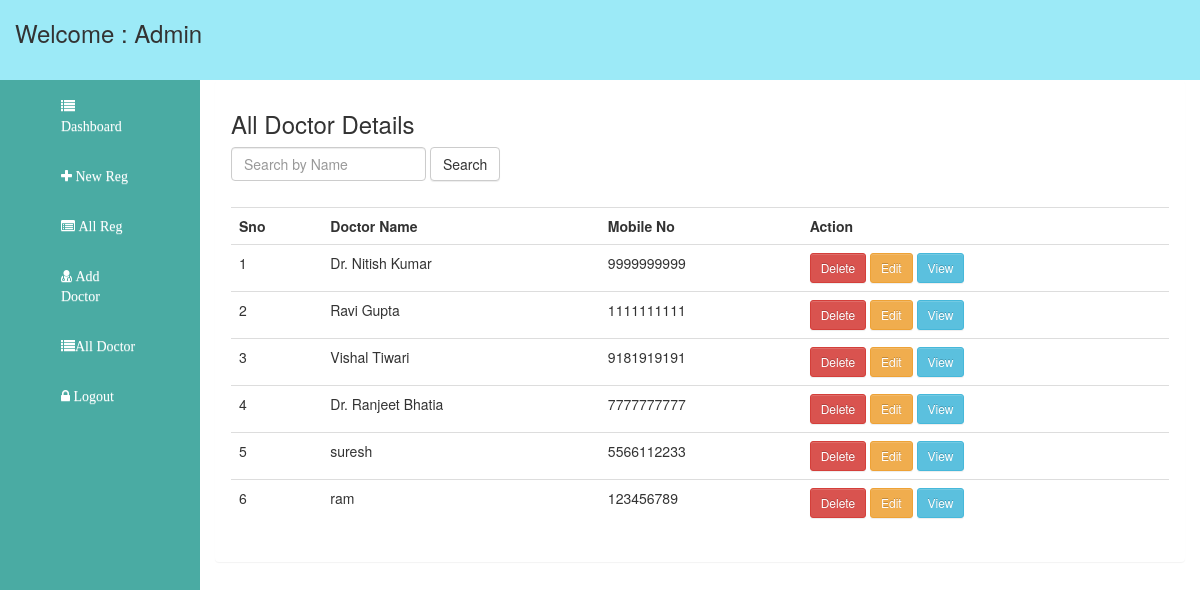
Screenshot of /hospital/all_doctor.php (signed in) with the database file from the repository.
### tables this page shows
CREATE TABLE IF NOT EXISTS `doctor` (
  `did` int(11) NOT NULL AUTO_INCREMENT,
  `name` varchar(100) NOT NULL,
  `email` varchar(100) NOT NULL,
  `contact` varchar(100) NOT NULL,
  `degree` varchar(100) NOT NULL,
  `description` varchar(100) NOT NULL,
  `room_no` varchar(100) NOT NULL,
  `password` varchar(100) NOT NULL,
  `dutytime` varchar(100) NOT NULL,
  PRIMARY KEY (`did`),
  UNIQUE KEY `email` (`email`),
  UNIQUE KEY `contact` (`contact`)
);

### hospital/all_doctor.php (the view)
<?php include('header.php'); ?>
       	<?php include('sidebar.php'); ?>
       	<div class="col-md-10" id="righ_section">
       		<div class="panel">
       			<div class="panel-heading">
       				<h3>All Doctor Details</h3>
       				<form action="" method="post" class="form-inline">
       					<div class="form-group">
       						<input type="text" name="nm" id="" class="form-control" placeholder="Search by Name">
       					</div>
       					<div class="form-group">
       						<input type="submit" value="Search" name="search" class="btn btn-default">
       					</div>
       				</form>
       			</div>
       			<div class="panel-body">
       				<table class="table">
       					<tr>
       						<th>Sno</th>
       						<th>Doctor Name</th>
       						<th>Mobile No</th>
       						<th>Action</th>
       					</tr>
       					<?php
					  if(isset($_POST['search']))
					  {
						   $name = $_POST['nm'];
						   $q ="select * from doctor where name LIKE '%$name%'";
						   $ex = mysqli_query($con,$q);
					       $j=1;
						   while($rs = mysqli_fetch_array($ex))
						   {
                      ?>
                      <tr>
       						<td><?= $j; ?></td>
       						<td><?php echo $rs['name']; ?></td>
       						<td><?php echo $rs['contact']; ?></td>
       						<td>
     						    <a href="delete.php?doc_del=<?php echo $rs['did']; ?>" class="btn btn-danger btn-sm" onclick="return check();">Delete</a>
     						    <a href="" class="btn btn-warning btn-sm">Edit</a>
     						    <a href="" class="btn btn-info btn-sm">View</a>
       						</td>
       					</tr>
                      <?php
							   $j++;
						   }
					  }
						else
						{
					?>
       					<?php
						 $qry ="select * from doctor";
						 $ex = mysqli_query($con,$qry);
						$i=1;
						while($rs = mysqli_fetch_array($ex))
						 {
						?>
						<tr>
       						<td><?= $i; ?></td>
       						<td><?php echo $rs['name']; ?></td>
       						<td><?php echo $rs['contact']; ?></td>
       						<td>
     						    <a href="delete.php?doc_del=<?php echo $rs['did']; ?>" class="btn btn-danger btn-sm" onclick="return check();">Delete</a>
     						    <a href="edit.php?did=<?php echo $rs['did']; ?>" class="btn btn-warning btn-sm">Edit</a>
     						    <a href="view_doc.php?did=<?php echo $rs['did']; ?>" class="btn btn-info btn-sm">View</a>
       						</td>
       					</tr>
						<?php
							$i++;
						 }
						?>
       				 <?php
						}
					 ?>
       				</table>
       			</div>
       		</div>
       	</div>
<?php include('footer.php'); ?>

### hospital/header.php (shortened to what this page needs)
<!DOCTYPE html>
<html lang="en">
<head>
	<link rel="stylesheet" href="css/bootstrap-theme.css">
	<link rel="stylesheet" href="css/bootstrap.css">
	<link rel="stylesheet" href="css/style.css">
	<link rel="stylesheet" href="https://cdnjs.cloudflare.com/ajax/libs/font-awesome/4.7.0/css/font-awesome.min.css">
</head>
<body>
    <div class="container-fluid">
       <div class="row" id="header">
       	 <div class="col-md-12">
       	 	<h3>Welcome : Admin</h3>
       	 </div>
       </div>

### hospital/sidebar.php (shortened to what this page needs)
<div class="row" id="section">
	<div class="col-md-2" id="sidebar">
		<nav class="navbar">
		<div class="container-fluid">
		<div class="collapse navbar-collapse" id="myNavbar">
		<ul class="nav navbar-nav">
		<li class="active"><a href="dashboard.php" class="fa fa-list"> Dashboard</a></li>
		<li><a href="new_reg.php" class="fa fa-plus"> New Reg</a></li>
		<li><a href="all_reg.php" class="fa fa-list-alt"> All Reg</a></li>
		<li><a href="add_doctor.php" class="fa fa-user-md"> Add Doctor</a></li>
		<li><a href="all_doctor.php" class="fa fa-list">All Doctor</a></li>
		<li><a href="../index.php" class="fa fa-lock"> Logout</a></li>
		</ul>
		</div>
		</div>
		</nav>
       	</div>

### hospital/footer.php (shortened to what this page needs)
</div>
    </div>
</body>
</html>

### hospital/css/style.css (style rules this page uses)
#header { min-height: 10vh; background: #9CEAF7; }
#section #sidebar { min-height: 90vh; background: #4AABA3; }
.navbar-nav > li { width: 100%; padding: 0px !important; }
.navbar-nav > li > a { color: white !important; }

### rows the page displays
doctor: name "Dr. Nitish Kumar", contact "9999999999"
doctor: name "Ravi Gupta", contact "1111111111"
doctor: name "Vishal Tiwari", contact "9181919191"
doctor: name "Dr. Ranjeet Bhatia", contact "7777777777"
doctor: name "suresh", contact "5566112233"
doctor: name "ram", contact "123456789"
